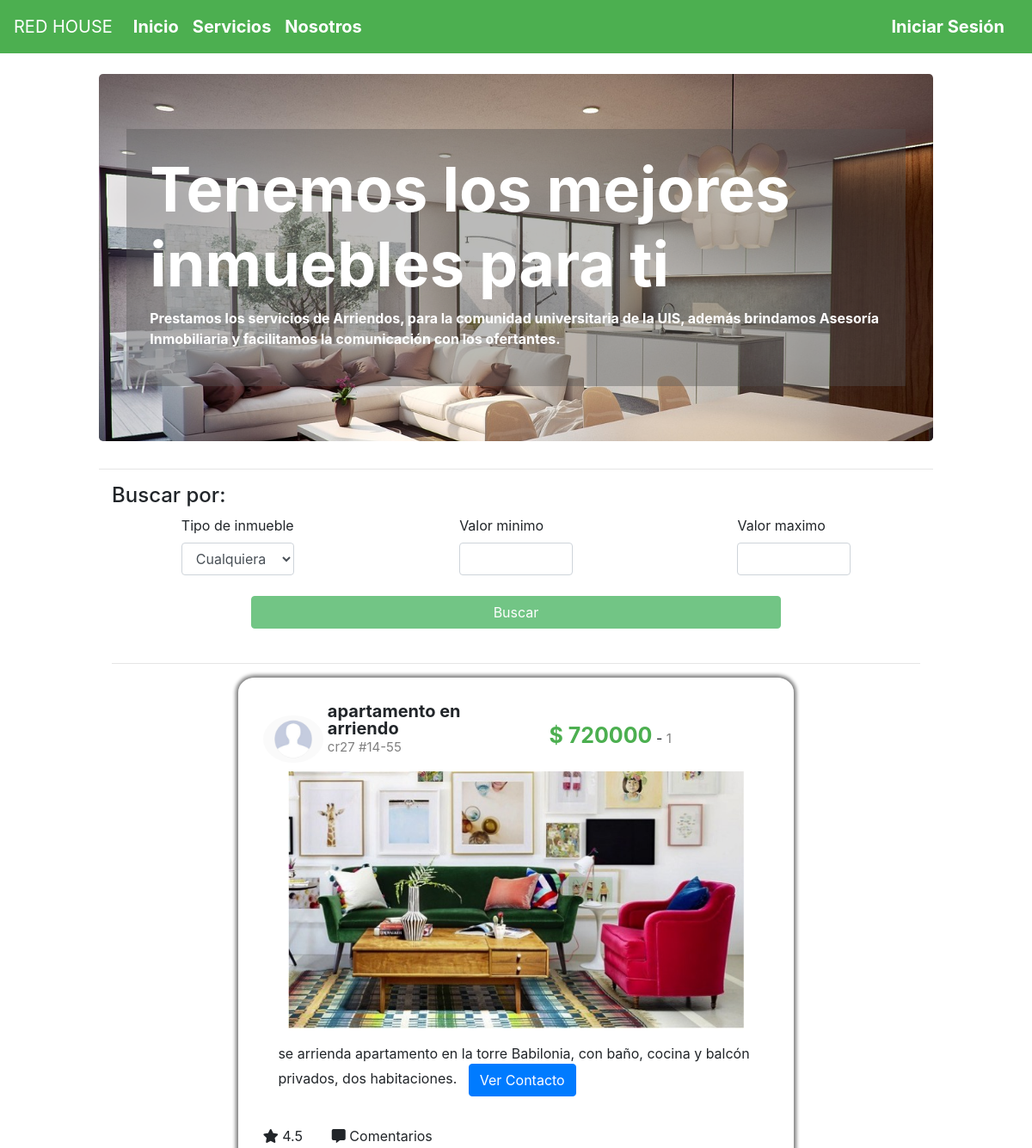
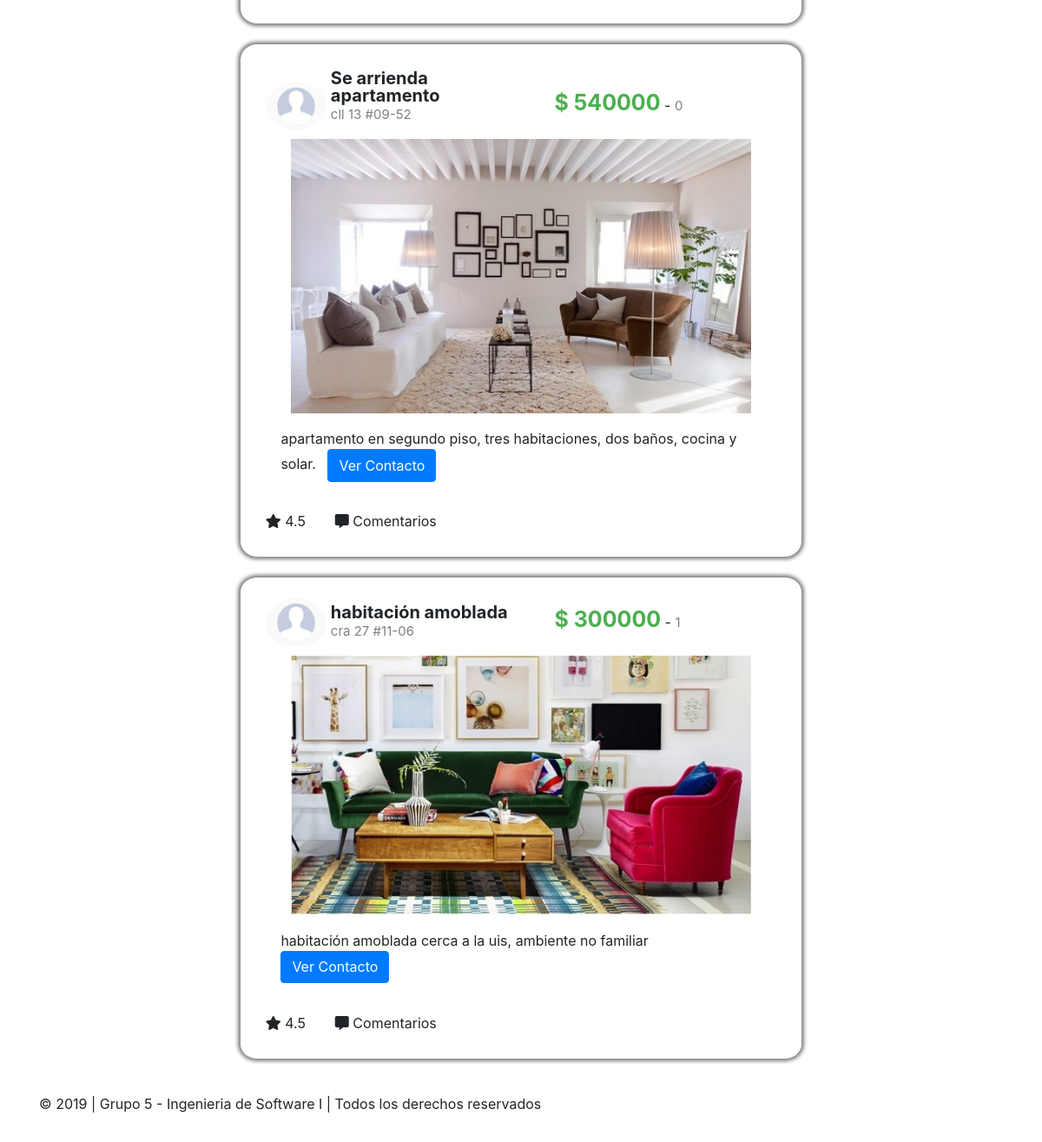
Before: / with the older database file (2 pictures, top to bottom).
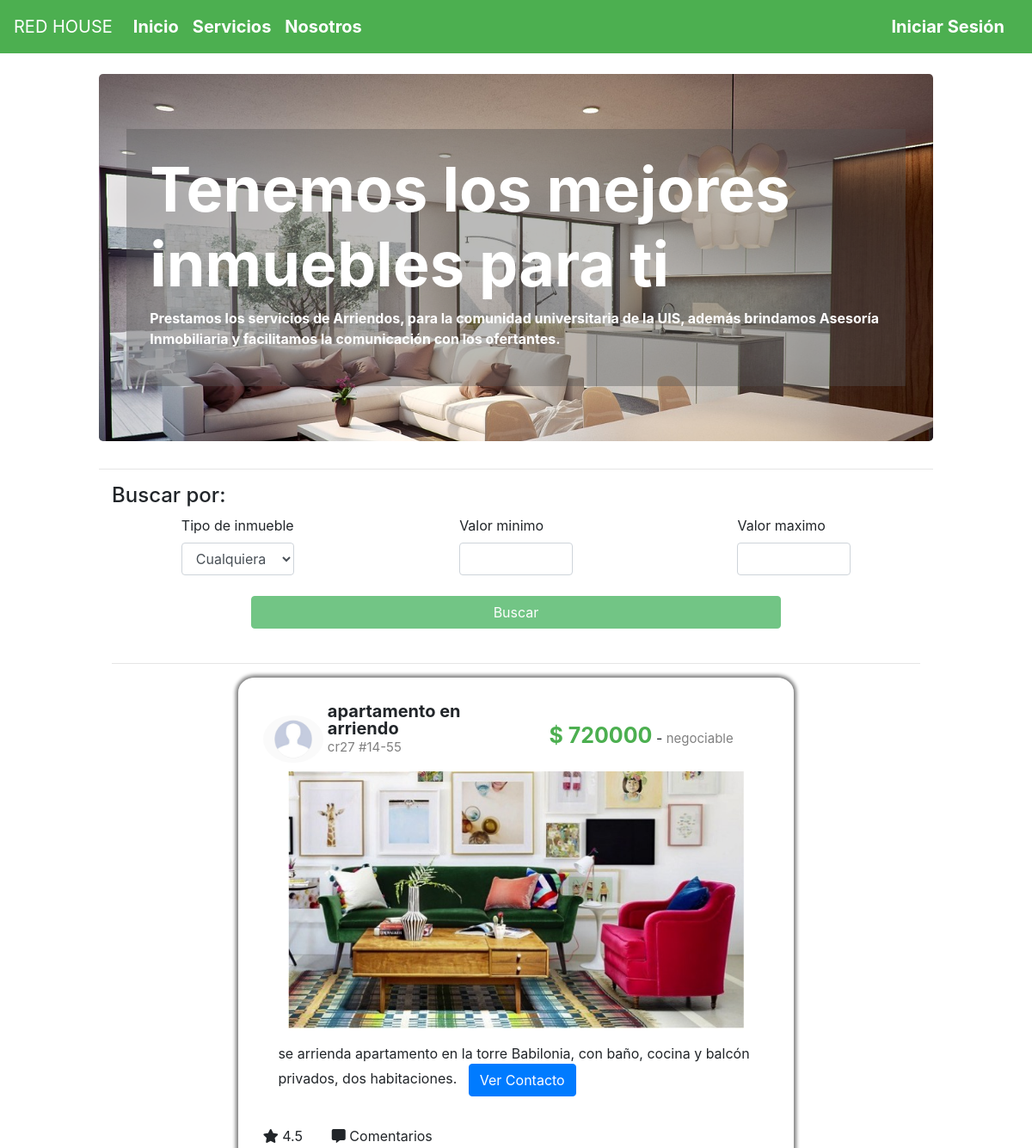
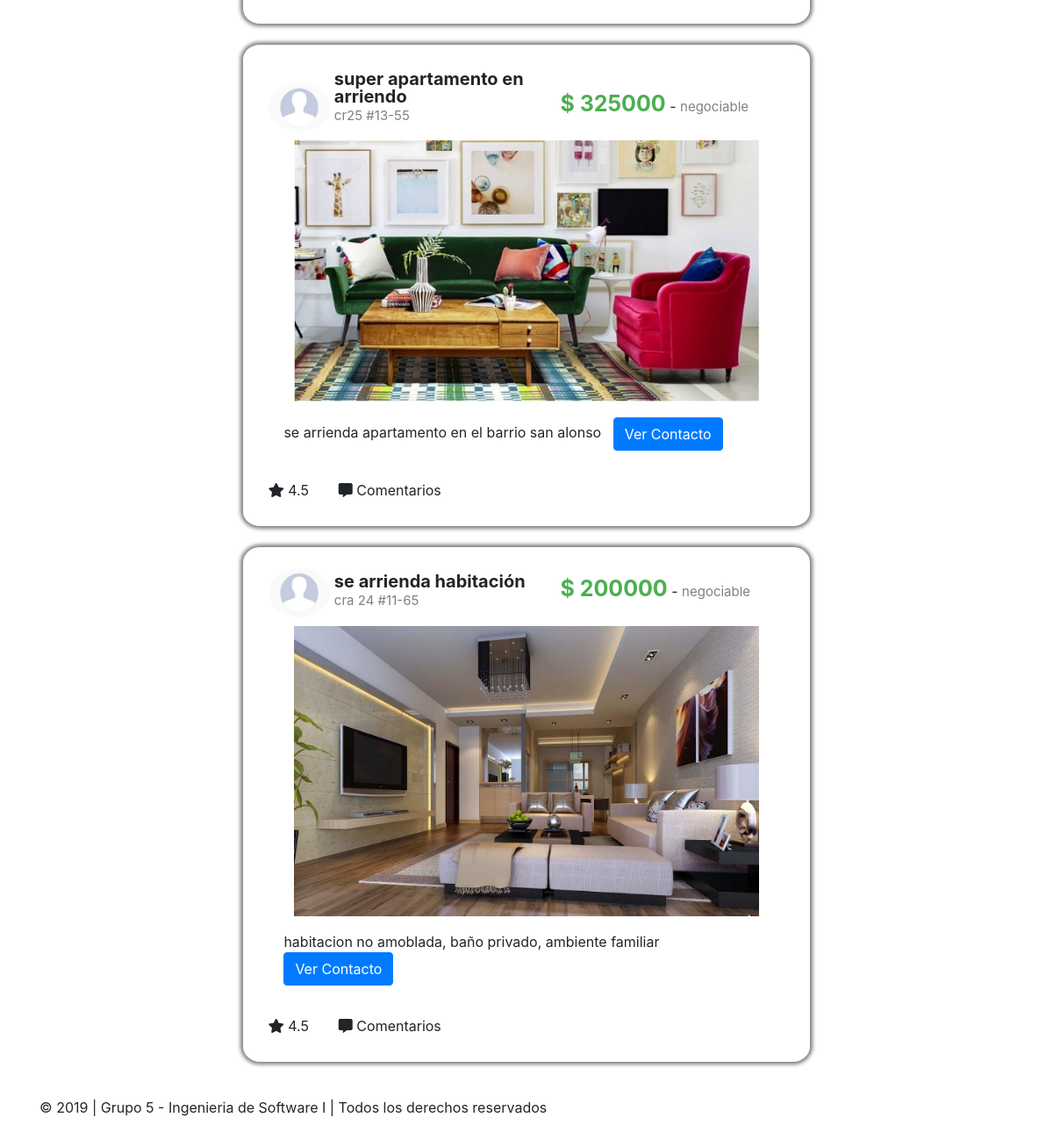
After: the same page with the newer database file (2 pictures, top to bottom).
### tables this page shows
CREATE TABLE `publicacion` (
  `idPublicacion` int(11) NOT NULL,
  `nombre` varchar(30) DEFAULT NULL,
  `ubicacion` varchar(20) DEFAULT NULL,
  `precio` int(11) DEFAULT NULL,
  `descripcion` varchar(150) DEFAULT NULL,
  `fechaPublicada` datetime DEFAULT NULL,
  `estado` char(1) DEFAULT NULL,
  `negociable` char(16) DEFAULT NULL,
  `tipoInmueble` varchar(20) DEFAULT NULL,
  `urlImagen` varchar(100) DEFAULT NULL,
  `idCliente` varchar(20) DEFAULT NULL
);

### index.php (the view, shortened to what this page needs)
<!DOCTYPE html>
<html lang="en">
<head>
    <?php
    include("funciones.php");
    $conexion = conectar();
    $sql = "select * from publicacion limit 3";
    $r = mysqli_query($conexion, $sql);
    ?>
    <link rel="stylesheet" href="https://stackpath.bootstrapcdn.com/bootstrap/4.3.1/css/bootstrap.min.css"
>
    <link rel="stylesheet" href="estilo.css">
    <link rel="stylesheet" href="https://use.fontawesome.com/releases/v5.8.1/css/all.css">
</head>
<body>
    <?PHP
    if (!isset($_SESSION['identificacion']) || !isset($_SESSION['contrasena'])){
        encabezado();
        $sesion = FALSE;
    }else{
        encabezadoCliente();
        $sesion = TRUE;
    }
    ?>
    <div class="container-fluid">
        <div class="row">
            <div class="col-md-1"></div>
            <div class="col-md-10 fondo">
                <br>
                <div class="jumbotron banner col-md-12">
                    <div class="e" class="container">
                        <h1 class="display-3 texto-banner">Tenemos los mejores inmuebles para ti</h1>
                        <p class="texto-banner">Prestamos los servicios de Arriendos, para la comunidad universitaria de
                            la UIS, además brindamos Asesoría Inmobiliaria y facilitamos la comunicación con los ofertantes. </p>
                    </div>
                </div>
                <hr>
                <div class="container">
                    <h4 class="row col-md-8 fondo"> Buscar por:</h4>
                    <div class="row">
                        <div class="col-md-1"></div>
                        <div class="col-md-2">
                            <label> Tipo de inmueble </label>
                            <select id="tipo" class="form-control">
                                <option>Cualquiera</option>
                            </select>
                        </div>
                        <div class="col-md-2"></div>
                        <div class="col-md-2">
                            <label> Valor minimo </label>
                            <input id="val_min" type="number" name="val_min" class="form-control">
                        </div>
                        <div class="col-md-2"></div>
                        <div class="col-md-2">
                            <label> Valor maximo</label>
                            <input id="val_max" type="number" name="val_max" class="form-control">
                        </div>
                        <div class="col-md-1"></div>
                    </div>
                    <br>
                    <div class="row">
                        <div class="col-md-2"></div>
                        <div class="col-md-8">
                        <?PHP
                            if($sesion == TRUE) echo'<div class="btn btn-success botonDetalles btn-block" role="button" id="buscar">Buscar</div>';
                            else echo'<div class="btn btn-success botonDetalles btn-block disabled" role="button" id="buscar">Buscar</div>';
                        ?>
                        </div>
                        <div class="col-md-2"></div>
                    </div>
                    <br>
                    <hr>
                    <div id="lista_publicaciones">
                        <?PHP
                        while ($publicacion = mysqli_fetch_array($r)) {
                            ?>
                        <div class="row">
                            <div class="col-md-2"></div>
                            <div class="col-md-8 contenidoPublicacion">
                                <div class="divImagenPerfil">
                                    <img src="imagenes/im_perfil.png" alt="foto de perfil"
                                        style="width: 100%; border-radius: 50%;">
                                </div>
                                <div class="encabezadoPublicacion">
                                    <span class="tituloPublicacion">
                                        <?PHP echo $publicacion['nombre']; ?></span></br>
                                    <span class="subtituloPublicacion">
                                        <?PHP echo $publicacion['ubicacion']; ?></span></br>
                                </div>
                                <div class="divPrecio">
                                    <span class="tituloPublicacion" style="color:#4CAF50;font-size:25px;">$
                                        <?PHP echo $publicacion['precio']; ?></span> - <span
                                        class="subtituloPublicacion">
                                        <?PHP
                                            echo $publicacion['negociable']; ?>
                                    </span>
                                </div>
                                <div class="imagenPublicacion">
                                    <img <?PHP echo 'src=' . $publicacion['urlImagen']; ?> alt="Publicacion"
                                    style="width: 100%">
                                </div>
                                <div class="descripcionPublicacion">
                                    <p>
                                        <?PHP echo $publicacion['descripcion']; ?> &nbsp <button
                                            onclick="ver_perfil_cliente(this)" data-toggle="modal" data-target="#myModal" type="button" class="btn btn-primary"
                                            style="padding-top:1%;">Ver Contacto</button></p>
                                </div>
                                <div class="botonesPublicacion">
                                    <span class="botonPublicacion"><i class="fas fa-star"></i> 4.5</span>
                                    <span><i class="fas fa-comment-alt"></i> Comentarios</span>
                                </div>
                            </div>
                            <div class="col-md-2">
                            </div>
                        </div>
                        <br>
                        <?PHP
                        }
                        ?>
                    </div>
                </div>
            </div>
            <div class="col-md-1"></div>
        </div>
    </div>
    <footer class="footer mt-auto py-3 fondo">
        <div class="container">
            <p>&copy; 2019 | Grupo 5 - Ingenieria de Software I | Todos los derechos reservados</p>
        </div>
    </footer>
</body>
</html>

### funciones.php (shortened to what this page needs)
<?PHP
	function encabezado(){
		if(isset($_SESSION['correo'])){
            encabezadoCliente();
		}else encabezado0();
	}
	function encabezado0(){
		echo '<nav class="navbar navbar-expand-lg navbar-light bg-light col-md-12" style="background:#4CAF50 !important">
        <a class="navbar-brand" href="#" style="color:white">RED HOUSE</a>
        <button class="navbar-toggler" type="button" data-toggle="collapse" data-target="#navbarNavDropdown" aria-controls="navbarNavDropdown" aria-expanded="false" aria-label="Toggle navigation">
            <span class="navbar-toggler-icon"></span>
        </button>
        <div class="collapse navbar-collapse" id="navbarNavDropdown" >
            <ul class="navbar-nav" >
                <li class="nav-item active" >
                    <a class="nav-link letra_enca" href="index.php" >Inicio<span class="sr-only">(current)</span></a>
                </li>
                <li class="nav-item active ">
                    <a class="nav-link letra_enca" href="#">Servicios</a>
                </li>
                <li class="nav-item active ">
                    <a class="nav-link letra_enca" href="#">Nosotros</a>
                </li>
            </ul>
        </div>
        <ul class="nav justify-content-end" >
            <li class="nav-item">
                <a class="nav-link active letra_enca" href="ingreso.php">Iniciar Sesión</a>
            </li>
        </ul>
    </nav>';
	}
?>

### estilo.css (style rules this page uses)
.letra_enca { font-size: 20px; font-weight: bold; color: white !important; }
.banner { background-image:url('imagenes/banner2.jpg'); background-size: cover; }
.texto-banner { font-weight: bold; }
.e { background: rgba(83, 83, 83, 0.4); padding: 3%; color: white }
.contenidoPublicacion { padding: 3%; border-radius: 3%; box-shadow: 0 0 4px 3px grey; }
.divImagenPerfil { display: inline-block; width: 12%; position: relative; bottom: 10px; border-radius: 50%; }
.encabezadoPublicacion { display: inline-block; line-height: 20px; width: 40%; }
.divPrecio { width: 43%; display: inline-block; position: relative; bottom: 10px; padding-left:3%; }
.tituloPublicacion { display: inline-block; font-size: 20px; font-weight: bold; }
.subtituloPublicacion { display: inline-block; font-size: 15px; color: gray; }
.imagenPublicacion { width: 90%; margin-left:auto; margin-right:auto; }
.botonPublicacion { padding-right: 5%; }
.descripcionPublicacion { padding: 3%; margin-left: auto; margin-right: auto; }
.fondo { background: white; }
body { background:none; }

Changed rows visible on the page:
no longer on this page (row edited): publicacion: nombre "Se arrienda apartamento", ubicacion "cll 13 #09-52", precio "540000", negociable "0", urlImagen (picture), descripcion "apartamento en segundo piso, tres habitaciones, dos baños, cocina y solar."
no longer on this page (row edited): publicacion: nombre "habitación amoblada", ubicacion "cra 27 #11-06", precio "300000", negociable "1", urlImagen (picture), descripcion "habitación amoblada cerca a la uis, ambiente no familiar"
changed publicacion "apartamento en arriendo": negociable "1" → "negociable"
added publicacion: nombre "super apartamento en arriendo", ubicacion "cr25 #13-55", precio "325000", negociable "negociable", urlImagen (picture), descripcion "se arrienda apartamento en el barrio san alonso"
added publicacion: nombre "se arrienda habitación", ubicacion "cra 24 #11-65", precio "200000", negociable "negociable", urlImagen (picture), descripcion "habitacion no amoblada, baño privado, ambiente familiar"
